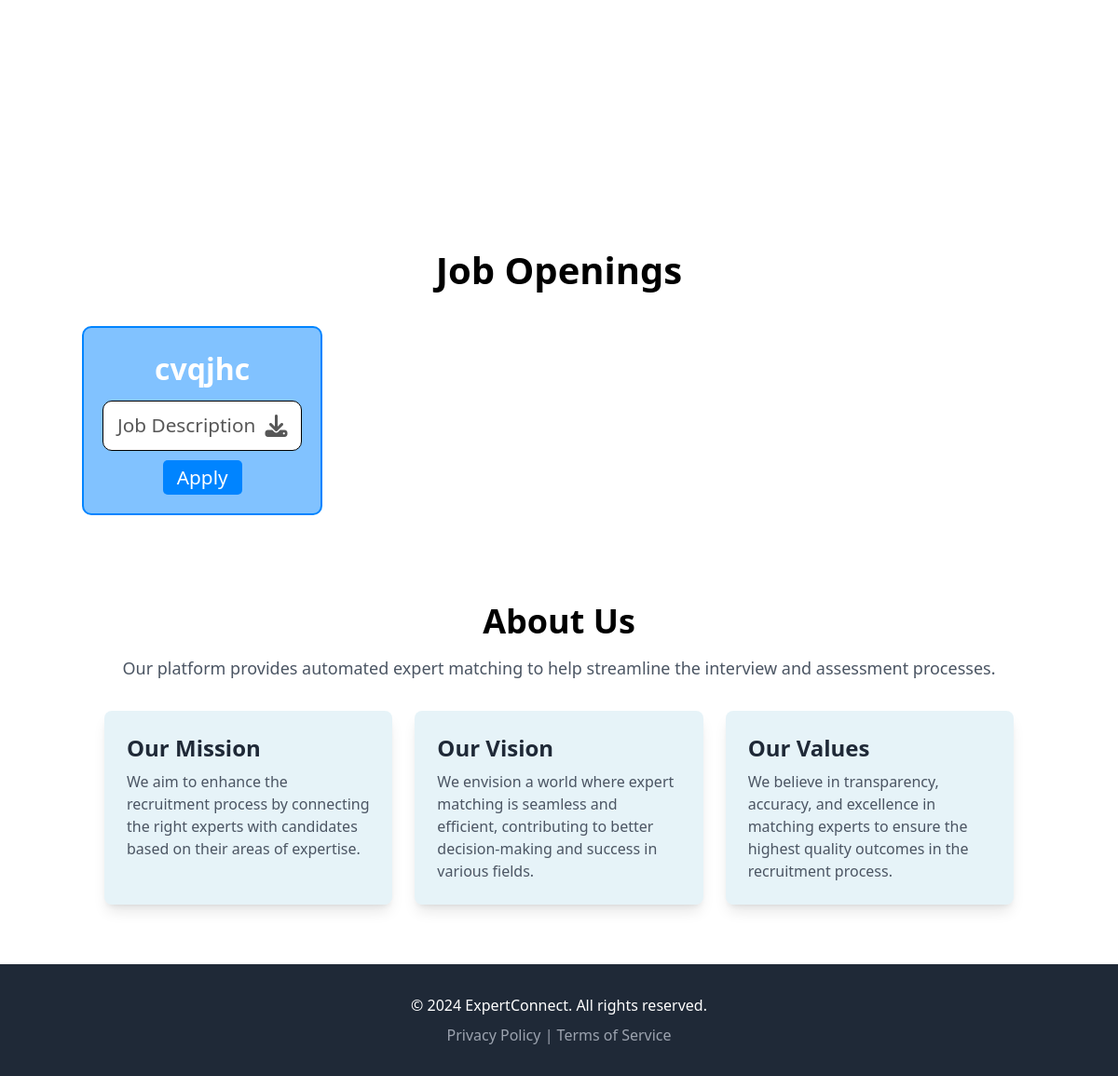
Before: / (lower part) with the older database file.
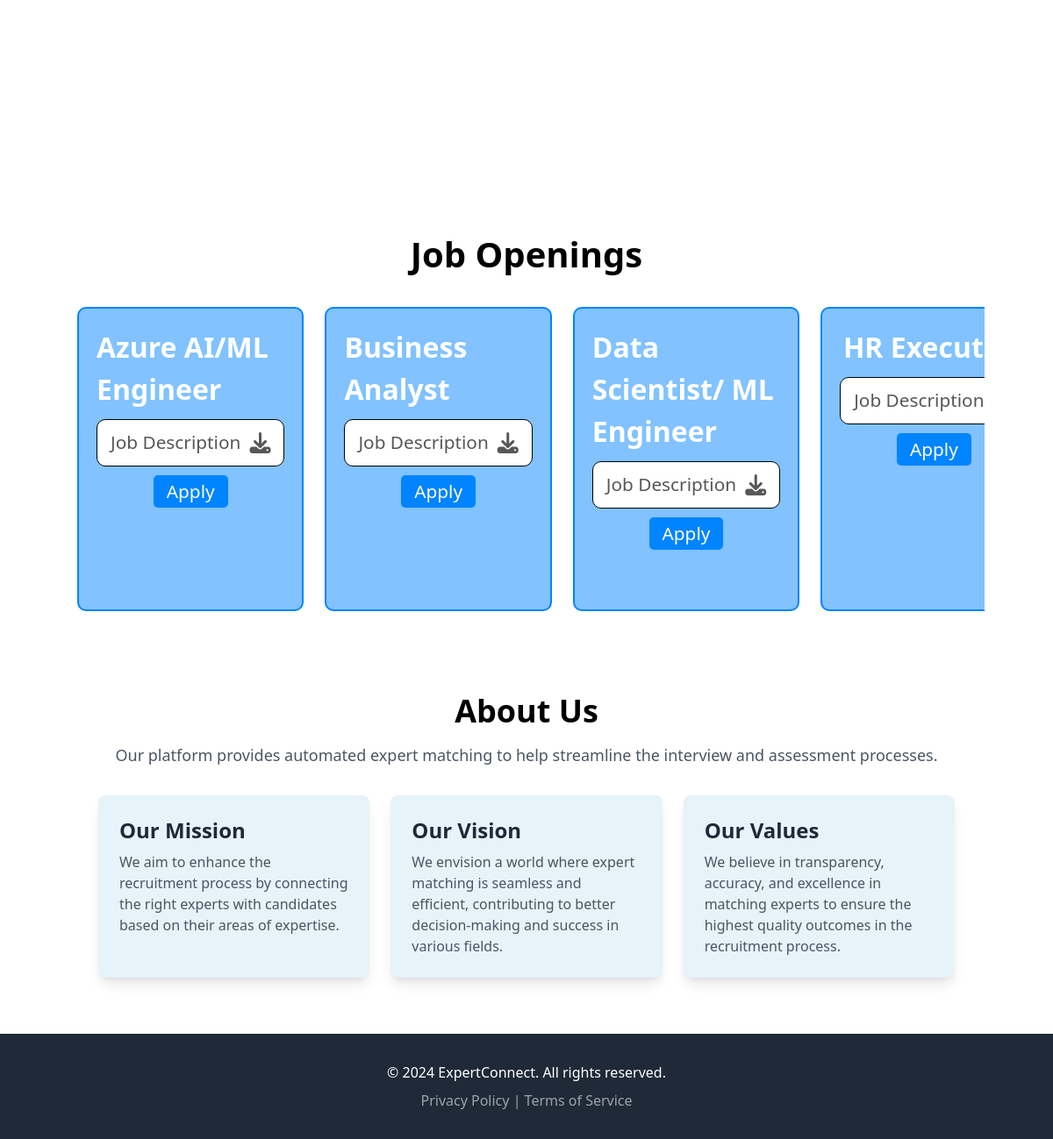
After: the same page with the newer database file.
### app.py (models this page shows)
class Jobs(db.Model):
    id = db.Column(db.Integer, primary_key=True)
    title = db.Column(db.String(100), nullable=False)
    jd = db.Column(db.LargeBinary, nullable=False)
    jd_emb = db.Column(db.Text, nullable=False)

### app.py (the view)
@app.route('/')
def index():
    jobs = Jobs.query.all()
    return render_template("index.html",jobs=jobs)

### templates/index.html (shortened to what this page needs)
<!DOCTYPE html>
<html lang="en">
<head>
    <link href="static/css/main.css" rel="stylesheet">
</head>
<body class="bg-custom-image h-screen">
    <header class="bg-white py-16" style="height: 90vh; padding-top: 200px">
    </header>
    <section id="job-openings">
        <h1>Job Openings</h1>
        <div id="job-cards" class="flex gap-6" style="margin-top: 20px;">
            {% for job in jobs %}
            <div class="home-card" style="background-color: #0084ff7e; border: 2px solid #0084ff">
                <p>{{ job.title }}</p>
                <div>
                    <span>Job Description</span>
                    <a href="/download_jd/{{job.id}}"><i class="fa-solid fa-download"></i></a>
                </div>
                <a href="candidate_form/{{job.id}}">
                    <button style="background-color: #0084ff;">Apply</button>
                </a>
            </div>
            {% endfor %}
        </div>
    </section>
    <section id="about" class="py-16 bg-white">
        <div class="container mx-auto">
            <h2 class="text-4xl font-bold text-center text-blue-600">About Us</h2>
            <p class="mt-4 text-lg text-center text-gray-600">Our platform provides automated expert matching to help
                streamline the interview and assessment processes.</p>
            <div class="mt-8 grid grid-cols-1 md:grid-cols-2 lg:grid-cols-3 gap-6">
                <div class="card bg-white p-6 rounded-lg shadow-lg transition-transform duration-300 ease-in-out">
                    <h3 class="text-2xl font-semibold text-gray-800">Our Mission</h3>
                    <p class="mt-2 text-gray-600">We aim to enhance the recruitment process by connecting the right
                        experts with candidates based on their areas of expertise.</p>
                </div>
                <div class="card bg-white p-6 rounded-lg shadow-lg transition-transform duration-300 ease-in-out">
                    <h3 class="text-2xl font-semibold text-gray-800">Our Vision</h3>
                    <p class="mt-2 text-gray-600">We envision a world where expert matching is seamless and efficient,
                        contributing to better decision-making and success in various fields.</p>
                </div>
                <div class="card bg-white p-6 rounded-lg shadow-lg transition-transform duration-300 ease-in-out">
                    <h3 class="text-2xl font-semibold text-gray-800">Our Values</h3>
                    <p class="mt-2 text-gray-600">We believe in transparency, accuracy, and excellence in matching
                        experts to ensure the highest quality outcomes in the recruitment process.</p>
                </div>
            </div>
        </div>
    </section>
    <footer class="bg-gray-800 py-8">
        <div class="container mx-auto text-center">
            <p class="text-white">&copy; 2024 ExpertConnect. All rights reserved.</p>
            <p class="text-gray-400 mt-2"><a href="#" class="hover:text-white">Privacy Policy</a> | <a href="#"
                    class="hover:text-white">Terms of Service</a></p>
        </div>
    </footer>
</body>
</html>

### static/css/main.css (style rules this page uses)
html, :host { line-height: 1.5; -webkit-text-size-adjust: 100%; -moz-tab-size: 4; -o-tab-size: 4; tab-size: 4; font-family: ui-sans-serif, system-ui, sans-serif, "Apple Color Emoji", "Segoe UI Emoji", "Segoe UI Symbol", "Noto Color Emoji"; font-feature-settings: normal; font-variation-settings: normal; -webkit-tap-highlight-color: transparent; }
body { margin: 0; line-height: inherit; }
h1, h2, h3, h4, h5, h6 { font-size: inherit; font-weight: inherit; }
a { color: inherit; text-decoration: inherit; }
button, input, optgroup, select, textarea { font-family: inherit; font-feature-settings: inherit; font-variation-settings: inherit; font-size: 100%; font-weight: inherit; line-height: inherit; letter-spacing: inherit; color: inherit; margin: 0; padding: 0; }
button, select { text-transform: none; }
button, input:where([type='button']), input:where([type='reset']), input:where([type='submit']) { -webkit-appearance: button; background-color: transparent; background-image: none; }
blockquote, dl, dd, h1, h2, h3, h4, h5, h6, hr, figure, p, pre { margin: 0; }
button, [role="button"] { cursor: pointer; }
.container { width: 100%; }
@media (min-width: 480px) { .container { max-width: 480px; } }
@media (min-width: 768px) { .container { max-width: 768px; } }
@media (min-width: 976px) { .container { max-width: 976px; } }
.mx-auto { margin-left: auto; margin-right: auto; }
.mt-2 { margin-top: 0.5rem; }
.mt-4 { margin-top: 1rem; }
.mt-8 { margin-top: 2rem; }
.flex { display: flex; }
.grid { display: grid; }
.grid-cols-1 { grid-template-columns: repeat(1, minmax(0, 1fr)); }
.gap-6 { gap: 1.5rem; }
.rounded-lg { border-radius: 0.5rem; }
.bg-gray-800 { --tw-bg-opacity: 1; background-color: rgb(31 41 55 / var(--tw-bg-opacity)); }
.bg-white { --tw-bg-opacity: 1; background-color: rgb(255 255 255 / var(--tw-bg-opacity)); }
.p-6 { padding: 1.5rem; }
.py-16 { padding-top: 4rem; padding-bottom: 4rem; }
.py-8 { padding-top: 2rem; padding-bottom: 2rem; }
.text-center { text-align: center; }
.text-2xl { font-size: 1.5rem; line-height: 2rem; }
.text-4xl { font-size: 2.25rem; line-height: 2.5rem; }
.text-lg { font-size: 1.125rem; line-height: 1.75rem; }
.font-bold { font-weight: 700; }
.font-semibold { font-weight: 600; }
.text-gray-400 { --tw-text-opacity: 1; color: rgb(156 163 175 / var(--tw-text-opacity)); }
.text-gray-600 { --tw-text-opacity: 1; color: rgb(75 85 99 / var(--tw-text-opacity)); }
.text-gray-800 { --tw-text-opacity: 1; color: rgb(31 41 55 / var(--tw-text-opacity)); }
.text-white { --tw-text-opacity: 1; color: rgb(255 255 255 / var(--tw-text-opacity)); }
.shadow-lg { --tw-shadow: 0 10px 15px -3px rgb(0 0 0 / 0.1), 0 4px 6px -4px rgb(0 0 0 / 0.1); --tw-shadow-colored: 0 10px 15px -3px var(--tw-shadow-color), 0 4px 6px -4px var(--tw-shadow-color); box-shadow: var(--tw-ring-offset-shadow, 0 0 #0000), var(--tw-ring-shadow, 0 0 #0000), var(--tw-shadow); }
.duration-300 { transition-duration: 300ms; }
.ease-in-out { transition-timing-function: cubic-bezier(0.4, 0, 0.2, 1); }
@media (min-width: 768px) { .md\:grid-cols-2 { grid-template-columns: repeat(2, minmax(0, 1fr)); } }
@media (min-width: 976px) { .lg\:grid-cols-3 { grid-template-columns: repeat(3, minmax(0, 1fr)); } }
.card { background: rgba(173, 216, 230, 0.3); }

Changed rows visible on the page:
removed Jobs: title "cvqjhc"
added Jobs: title "Azure AI/ML Engineer"
added Jobs: title "Business Analyst"
added Jobs: title "Data Scientist/ ML Engineer"
added Jobs: title "HR…"
